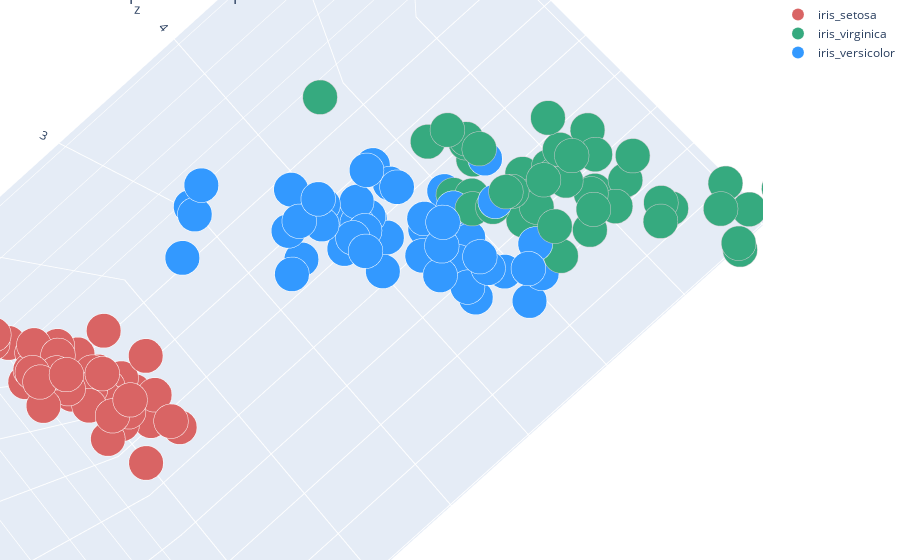

Notebook source saved alongside this figure:
### Code cell
# data of iris setosa
iris_setosa = data[data['Species'] == "Iris-setosa"]
# # data of iris virginica
iris_virginica = data[data['Species'] == "Iris-virginica"]
# # data of iris virginica
iris_versicolor = data[data['Species'] == "Iris-versicolor"]

# trace1 =  iris setosa
trace1 = go.Scatter3d(
    x=iris_setosa.SepalLengthCm,
    y=iris_setosa.SepalWidthCm,
    z=iris_setosa.PetalLengthCm,
    mode='markers',
    name = "iris_setosa",
    marker=dict(
        color='rgb(217, 100, 100)',
        size=12,
        line=dict(
            color='rgb(255, 255, 255)',
            width=0.1
        )
    )
)
# trace2 =  iris virginica
trace2 = go.Scatter3d(
    x=iris_virginica.SepalLengthCm,
    y=iris_virginica.SepalWidthCm,
    z=iris_virginica.PetalLengthCm,
    mode='markers',
    name = "iris_virginica",
    marker=dict(
        color='rgb(54, 170, 127)',
        size=12,
        line=dict(
            color='rgb(204, 204, 204)',
            width=0.1
        )
    )
)

trace3 = go.Scatter3d(
    x=iris_versicolor.SepalLengthCm,
    y=iris_versicolor.SepalWidthCm,
    z=iris_versicolor.PetalLengthCm,
    mode='markers',
    name = "iris_versicolor",
    marker=dict(
        color='rgb(51, 153, 255)',
        size=12,
        line=dict(
            color='rgb(255, 255, 255)',
            width=0.1
        )
    )
)

data1 = [trace1, trace2, trace3]
layout = go.Layout(
    title = ' 3D scatter plot of 3 Iris species',
    margin=dict(
        l=0,
        r=0,
        b=0,
        t=0
    )
)
fig = go.Figure(data=data1, layout=layout)
iplot(fig)

### Figure 1 — Plotly figure (JSON) as saved in the notebook; plotly's stock layout.template omitted (floating-point values rounded to 4 significant figures)
{"data": [{"marker": {"color": "rgb(217, 100, 100)", "line": {"color": "rgb(255, 255, 255)", "width": 0.1}, "size": 12}, "mode": "markers", "name": "iris_setosa", "type": "scatter3d", "x": [5.1, 4.9, 4.7, 4.6, 5, 5.4, 4.6, 5, 4.4, 4.9, 5.4, 4.8, 4.8, 4.3, 5.8, 5.7, 5.4, 5.1, 5.7, 5.1, 5.4, 5.1, 4.6, 5.1, 4.8, 5, 5, 5.2, 5.2, 4.7, 4.8, 5.4, 5.2, 5.5, 4.9, 5, 5.5, 4.9, 4.4, 5.1, 5, 4.5, 4.4, 5, 5.1, 4.8, 5.1, 4.6, 5.3, 5], "y": [3.5, 3, 3.2, 3.1, 3.6, 3.9, 3.4, 3.4, 2.9, 3.1, 3.7, 3.4, 3, 3, 4, 4.4, 3.9, 3.5, 3.8, 3.8, 3.4, 3.7, 3.6, 3.3, 3.4, 3, 3.4, 3.5, 3.4, 3.2, 3.1, 3.4, 4.1, 4.2, 3.1, 3.2, 3.5, 3.1, 3, 3.4, 3.5, 2.3, 3.2, 3.5, 3.8, 3, 3.8, 3.2, 3.7, 3.3], "z": [1.4, 1.4, 1.3, 1.5, 1.4, 1.7, 1.4, 1.5, 1.4, 1.5, 1.5, 1.6, 1.4, 1.1, 1.2, 1.5, 1.3, 1.4, 1.7, 1.5, 1.7, 1.5, 1, 1.7, 1.9, 1.6, 1.6, 1.5, 1.4, 1.6, 1.6, 1.5, 1.5, 1.4, 1.5, 1.2, 1.3, 1.5, 1.3, 1.5, 1.3, 1.3, 1.3, 1.6, 1.9, 1.4, 1.6, 1.4, 1.5, 1.4]}, {"marker": {"color": "rgb(54, 170, 127)", "line": {"color": "rgb(204, 204, 204)", "width": 0.1}, "size": 12}, "mode": "markers", "name": "iris_virginica", "type": "scatter3d", "x": [6.3, 5.8, 7.1, 6.3, 6.5, 7.6, 4.9, 7.3, 6.7, 7.2, 6.5, 6.4, 6.8, 5.7, 5.8, 6.4, 6.5, 7.7, 7.7, 6, 6.9, 5.6, 7.7, 6.3, 6.7, 7.2, 6.2, 6.1, 6.4, 7.2, 7.4, 7.9, 6.4, 6.3, 6.1, 7.7, 6.3, 6.4, 6, 6.9, 6.7, 6.9, 5.8, 6.8, 6.7, 6.7, 6.3, 6.5, 6.2, 5.9], "y": [3.3, 2.7, 3, 2.9, 3, 3, 2.5, 2.9, 2.5, 3.6, 3.2, 2.7, 3, 2.5, 2.8, 3.2, 3, 3.8, 2.6, 2.2, 3.2, 2.8, 2.8, 2.7, 3.3, 3.2, 2.8, 3, 2.8, 3, 2.8, 3.8, 2.8, 2.8, 2.6, 3, 3.4, 3.1, 3, 3.1, 3.1, 3.1, 2.7, 3.2, 3.3, 3, 2.5, 3, 3.4, 3], "z": [6, 5.1, 5.9, 5.6, 5.8, 6.6, 4.5, 6.3, 5.8, 6.1, 5.1, 5.3, 5.5, 5, 5.1, 5.3, 5.5, 6.7, 6.9, 5, 5.7, 4.9, 6.7, 4.9, 5.7, 6, 4.8, 4.9, 5.6, 5.8, 6.1, 6.4, 5.6, 5.1, 5.6, 6.1, 5.6, 5.5, 4.8, 5.4, 5.6, 5.1, 5.1, 5.9, 5.7, 5.2, 5, 5.2, 5.4, 5.1]}, {"marker": {"color": "rgb(51, 153, 255)", "line": {"color": "rgb(255, 255, 255)", "width": 0.1}, "size": 12}, "mode": "markers", "name": "iris_versicolor", "type": "scatter3d", "x": [7, 6.4, 6.9, 5.5, 6.5, 5.7, 6.3, 4.9, 6.6, 5.2, 5, 5.9, 6, 6.1, 5.6, 6.7, 5.6, 5.8, 6.2, 5.6, 5.9, 6.1, 6.3, 6.1, 6.4, 6.6, 6.8, 6.7, 6, 5.7, 5.5, 5.5, 5.8, 6, 5.4, 6, 6.7, 6.3, 5.6, 5.5, 5.5, 6.1, 5.8, 5, 5.6, 5.7, 5.7, 6.2, 5.1, 5.7], "y": [3.2, 3.2, 3.1, 2.3, 2.8, 2.8, 3.3, 2.4, 2.9, 2.7, 2, 3, 2.2, 2.9, 2.9, 3.1, 3, 2.7, 2.2, 2.5, 3.2, 2.8, 2.5, 2.8, 2.9, 3, 2.8, 3, 2.9, 2.6, 2.4, 2.4, 2.7, 2.7, 3, 3.4, 3.1, 2.3, 3, 2.5, 2.6, 3, 2.6, 2.3, 2.7, 3, 2.9, 2.9, 2.5, 2.8], "z": [4.7, 4.5, 4.9, 4, 4.6, 4.5, 4.7, 3.3, 4.6, 3.9, 3.5, 4.2, 4, 4.7, 3.6, 4.4, 4.5, 4.1, 4.5, 3.9, 4.8, 4, 4.9, 4.7, 4.3, 4.4, 4.8, 5, 4.5, 3.5, 3.8, 3.7, 3.9, 5.1, 4.5, 4.5, 4.7, 4.4, 4.1, 4, 4.4, 4.6, 4, 3.3, 4.2, 4.2, 4.2, 4.3, 3, 4.1]}], "layout": {"autosize": true, "margin": {"b": 0, "l": 0, "r": 0, "t": 0}, "scene": {"aspectmode": "auto", "aspectratio": {"x": 0.9709, "y": 0.6473, "z": 1.591}, "camera": {"center": {"x": 0, "y": 0, "z": 0}, "eye": {"x": 0.1571, "y": -1.363, "z": 0.00407}, "projection": {"type": "perspective"}, "up": {"x": -0.7381, "y": -0.08311, "z": 0.6695}}}, "title": {"text": " 3D scatter plot of 3 Iris species"}}}
